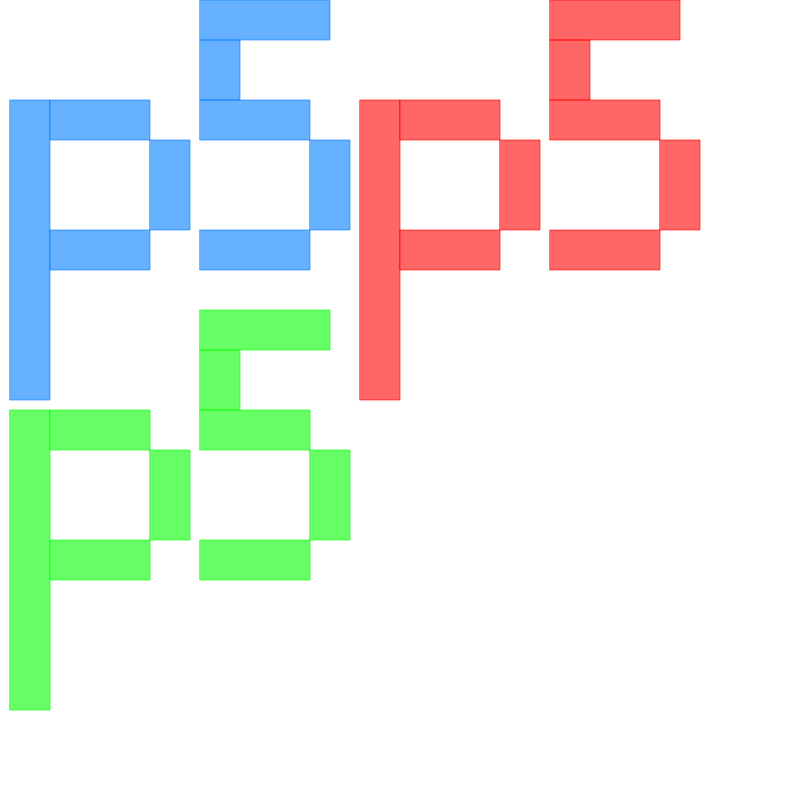
Frame 1 (no input)
Frame 60 (no input): identical to frame 1, image omitted
Frame 120 (the mouse pressed at the canvas centre since frame 60): identical to frame 1, image omitted

The p5.js sketch that drew this single still picture (run headless with seeded random() and noise() and a simulated clock; from frame 60 on, the mouse is pressed at the canvas centre):

// p5.js sketch
// ── sketch.js
// p5 rect
// Source: http://yining1023.github.io/p5PlayGround/

let xstart = 0;
let ystart = 0;
let colorblue = 'rgba(0,125,255,0.6)';
let colorred = 'rgba(255,0,0,0.6)';
let colorgreen = 'rgba(0,255,0,0.6)';

function setup() {
  createCanvas(800, 800);

  function s1() {
    xstart = 0;
    ystart = 0;
    set_color(colorblue);
    draw_letters();
  }

  function s2() {
    xstart = 350;
    ystart = 0;
    set_color(colorred);
    draw_letters();
  }

  function s3() {
    xstart = 0;
    ystart = 310;
    set_color(colorgreen);
    draw_letters();
  }
  s1();
  s2();
  s3();
}

function draw_letters() {
  draw_p();
  draw_5();
}

function draw_p() {
  // rect(xstart + 10, ystart + 100, 100, 40);
  {
    const x = xstart + 10;
    const y = ystart + 100;
    const w = 40;
    const h = 300;
    rect(x, y, w, h);
  }
  // rect(x, y, w, [h], [tl], [tr], [br], [bl])
  rect(xstart + 50, ystart + 100, 100, 40);
  rect(xstart + 50, ystart + 230, 100, 40);
  rect(xstart + 150, ystart + 140, 40, 90);
}

function draw_5() {
  rect(xstart + 200, ystart + 0, 130, 40);
  rect(xstart + 200, ystart + 40, 40, 60);
  rect(xstart + 200, ystart + 100, 110, 40);
  rect(xstart + 310, ystart + 140, 40, 90);
  rect(xstart + 200, ystart + 230, 110, 40);
}

function set_color(arg) {
  stroke(arg);
  fill(arg);
}

function draw() {}
